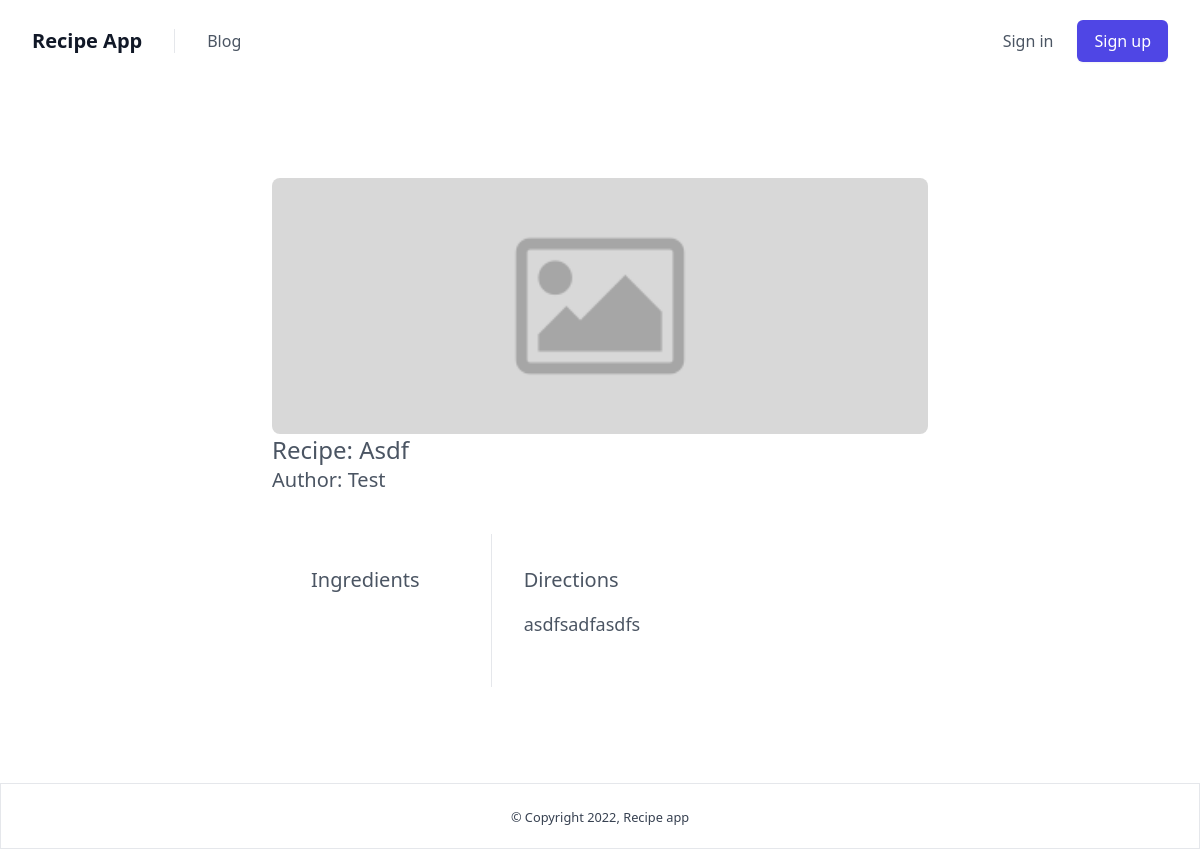
Before: /detail/17/ with the older database file.
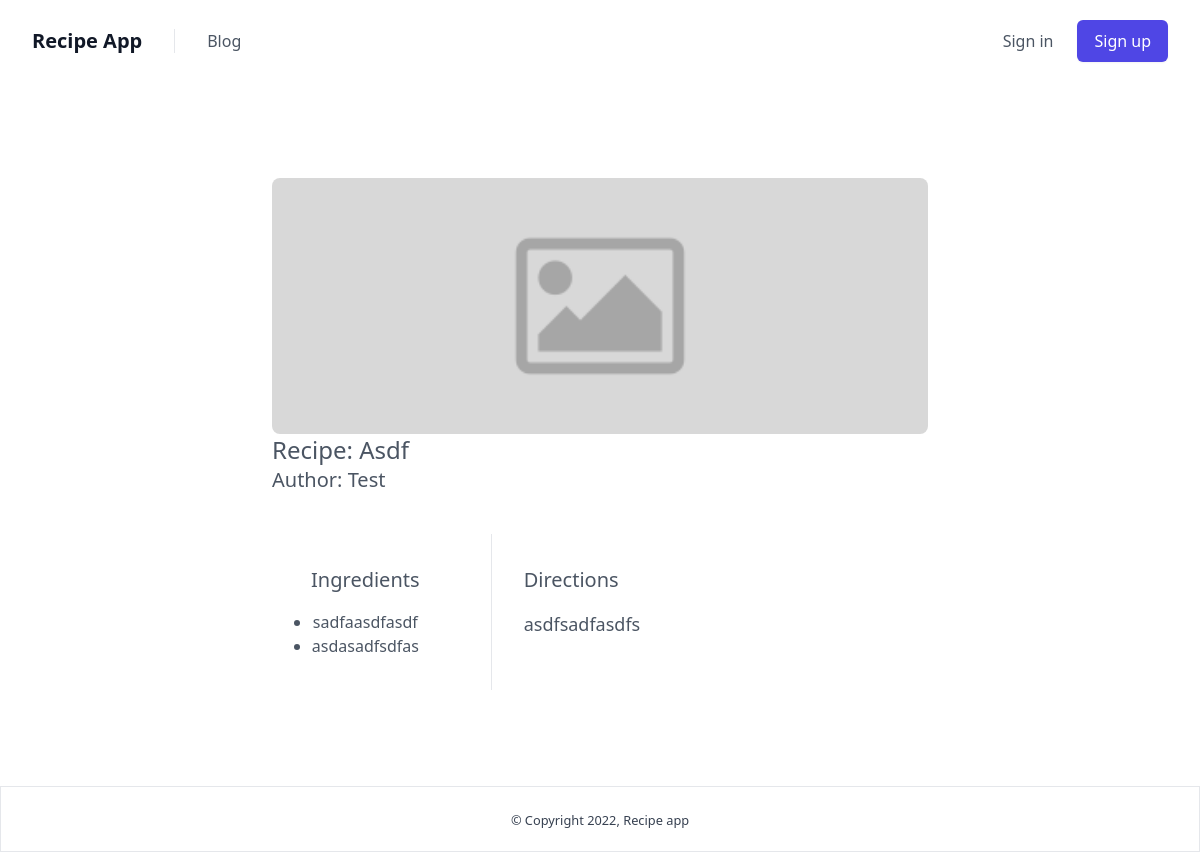
After: the same page with the newer database file.
### recipe/models.py (models this page shows, shortened)
class Ingredient(models.Model):
    recipe = models.ForeignKey(Recipe, related_name='ingredients', on_delete=models.CASCADE)
    name = models.CharField(max_length=100)
    updated = models.DateTimeField(auto_now_add=True)
    created = models.DateTimeField(auto_now=True)

### recipe/views.py (the view)
# urls.py: path('detail/<int:pk>/', views.DetailView.as_view(), name='detail'),
class DetailView(View):
    def get(self, request, pk):
        recipe = Recipe.objects.get(pk=pk)
        context = {
            'recipe': recipe
        }
        return render(request, 'detail_view.html', context)

### account/models.py (called while the page is built)
    def __str__(self):
        return self.username

### recipe/models.py (called while the page is built)
    @property
    def get_image(self):
        if not self.image:
            return '/media/uploads/placeholder-image.png'
        return self.image.url

### templates/detail_view.html
{% extends 'base.html' %}
{% block content %}
<section class="text-gray-600 body-font">
  <div class="container px-5 py-24 mx-auto flex flex-col">
    <div class="lg:w-4/6 mx-auto">
      <div class="rounded-lg h-64 overflow-hidden">
        <img alt="content" class="object-cover object-center h-full w-full" src="{{ recipe.get_image }}">
      </div>
      <div class="text-2xl">Recipe: {{recipe.name|title}}</div>
      <div class="text-xl">Author: {{recipe.author|title}}</div>
      <div class="flex flex-col sm:flex-row mt-10">
        <div class="sm:w-1/3 text-center sm:pr-8 sm:py-8">
          <div class="flex flex-col items-center text-center justify-center">
            <h2 class="mb-4 font-medium title-font text-xl">Ingredients</h2>
            <ul class="list-disc">
              {% for ingredient in recipe.ingredients.all %}
                <li>{{ ingredient.name }}</li>
              {% endfor %}
            </ul>
          </div>
        </div>
        <div class="sm:w-2/3 sm:pl-8 sm:py-8 sm:border-l border-gray-200 sm:border-t-0 border-t pt-4 sm:mt-0 text-center sm:text-left">
          <p class="text-xl mb-4">Directions</p>
          <p class="leading-relaxed text-lg mb-4">{{recipe.directions}}</p>
        </div>
      </div>
    </div>
  </div>
</section>
{% endblock content %}

Changed rows visible on the page:
added Ingredient: name "sadfaasdfasdf"
added Ingredient: name "asdasadfsdfas"
